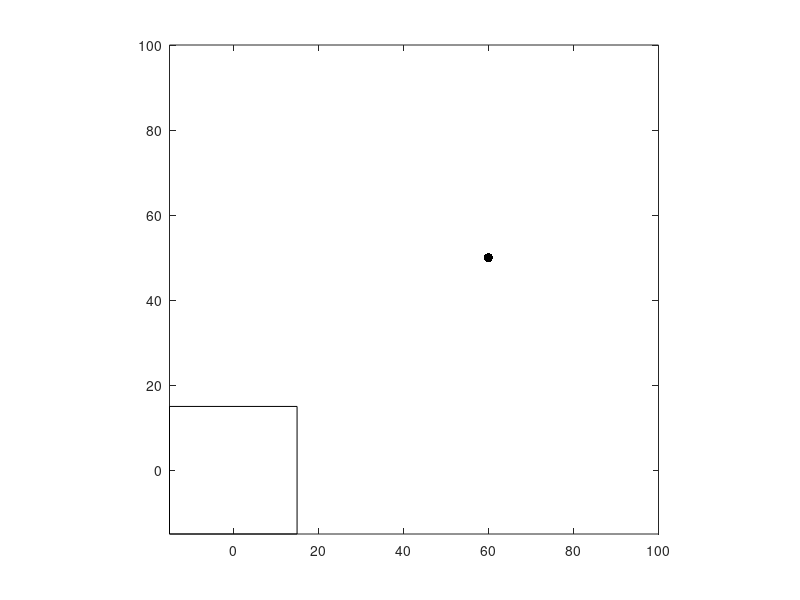

Here is the MATLAB script that generated this plot: (Note: this script raises an error after producing the figure.)
clc
clear all
close all

%% Create and save a rectangular obstacles in a text file
% Output file format:
%
%   number of obstacles
%   centre x-coordinate for first rectangle
%   centre y-coordinate for first rectangle
%   width for first rectangle
%   length for first rectangle
%   angle of orientation, set to zero
%   .
%   .
%   .
%
% Method:
%   1. Draw n rectangles on the figure window.
%   2. Then press enter key.
%
%% Inputs
n = 10;
target = [60, 50];
output_file = 'rectangles1.txt';

%%
figure;

plot(target(1), target(2), 'k.', 'MarkerSize', 20);
axis equal
axis([-15 100 -15 100]);
rectangle('position', [-15 -15 30 30]);


for i = 1:n
    h(i) = imrect(); %Takes input a rectangle drawn on the figure window
end

currkey=0;
% do not move on until enter key is pressed
while currkey~=1
    pause; % wait for a keypress
    currkey=get(gcf,'CurrentKey'); 
    if currkey=='return'
        currkey=1;
    else
        currkey=0;
    end
end

pos = zeros(n, 4);
for i = 1:n
    pos(i,:) = h(i).getPosition;
end

centre = pos(:,1:2) + 0.5*pos(:,3:4);
wl = pos(:,3:4);

fileID = fopen(output_file, 'w');
fprintf(fileID, '%d\n', n);
for i =  1:n
    temp =  [centre(i,:) wl(i,:) 0];
    fprintf(fileID, '%f\n%f\n%f\n%f\n%f\n', temp');
end